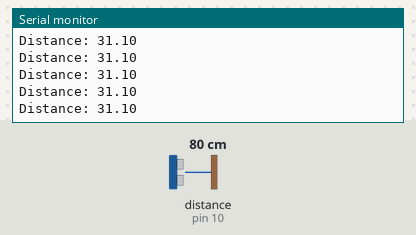
This sketch was run on a simulated Arduino Uno, built with avr-gcc and run on an emulated ATmega328P. Shown: the last lines printed to the serial monitor. Wiring (inferred from the names in the program): ultrasonic range finder: trigger pin 13; echo pin 10. Inputs (shaded band) come from the test bench; at power-on: distance to the obstacle (sensor on pin 10) 80 cm. The echo pulse lasts 58.3 µs per cm; the ROS host is connected and sends only what is stated.

Above: at 1.2 s.
1.3 s: distance to the obstacle (sensor on pin 10) set to 4 cm
At 1.49 s:
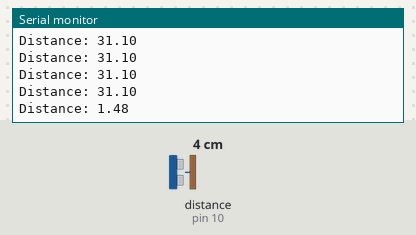
2.8 s: distance to the obstacle (sensor on pin 10) set to 9 cm
At 2.81 s:
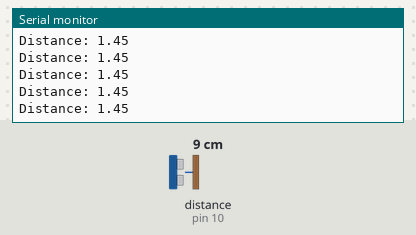
Timing chart, 0 to 5.8 s (numbered marks = the images above; inputs shaded):
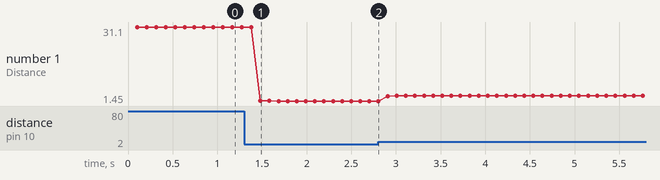

Measured:
- after the input at 1.3 s, the serial monitor: prints a new line after 0.18 s (image 1)
- plotted number 1: 31.1 → 1.45 after the input at 1.3 s, 1.45 → 3.52 after the input at 2.8 s

The sketch:

Arduino_Ultrasonic_Sensor.ino
```cpp
#include <ros.h>
#include <std_msgs/Float64.h>

ros::NodeHandle  nh;

std_msgs::Float64 dist_msg;
ros::Publisher distMsg("distMsg", &dist_msg);


// defines pins numbers
const int trigPin = 13;
const int echoPin = 10;

// defines variables
long duration;
double distance;

void setup() {
pinMode(trigPin, OUTPUT); // Sets the trigPin as an Output
pinMode(echoPin, INPUT); // Sets the echoPin as an Input
Serial.begin(57600); // Starts the serial communication
 nh.initNode();
  nh.advertise(distMsg);
}

void loop() {
// Clears the trigPin
digitalWrite(trigPin, LOW);
delayMicroseconds(2);

// Sets the trigPin on HIGH state for 10 micro seconds
digitalWrite(trigPin, HIGH);
delayMicroseconds(10);
digitalWrite(trigPin, LOW);

// Reads the echoPin, returns the sound wave travel time in microseconds
duration = pulseIn(echoPin, HIGH);

// Calculating the distance
distance= (duration*0.034/2) / 2.54;

// Prints the distance on the Serial Monitor
delay(100);

if (distance < 200){
  if (distance > 1){
  Serial.print("Distance: ");
Serial.println(distance);
  dist_msg.data = distance;
    distMsg.publish( &dist_msg );
    nh.spinOnce();
  }
}
}
```
